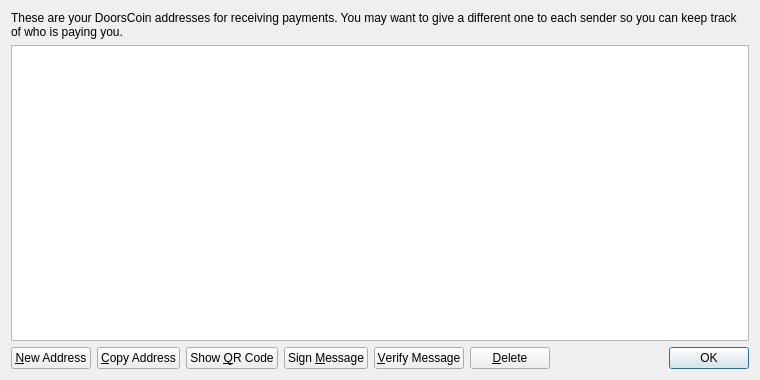
<?xml version="1.0" encoding="UTF-8"?>
<ui version="4.0">
 <class>AddressBookPage</class>
 <widget class="QWidget" name="AddressBookPage">
  <property name="geometry">
   <rect>
    <x>0</x>
    <y>0</y>
    <width>760</width>
    <height>380</height>
   </rect>
  </property>
  <property name="windowTitle">
   <string>Address Book</string>
  </property>
  <layout class="QVBoxLayout" name="verticalLayout">
   <item>
    <widget class="QLabel" name="labelExplanation">
     <property name="text">
      <string>These are your DoorsCoin addresses for receiving payments. You may want to give a different one to each sender so you can keep track of who is paying you.</string>
     </property>
     <property name="textFormat">
      <enum>Qt::PlainText</enum>
     </property>
     <property name="wordWrap">
      <bool>true</bool>
     </property>
    </widget>
   </item>
   <item>
    <widget class="QTableView" name="tableView">
     <property name="contextMenuPolicy">
      <enum>Qt::CustomContextMenu</enum>
     </property>
     <property name="toolTip">
      <string>Double-click to edit address or label</string>
     </property>
     <property name="tabKeyNavigation">
      <bool>false</bool>
     </property>
     <property name="alternatingRowColors">
      <bool>true</bool>
     </property>
     <property name="selectionMode">
      <enum>QAbstractItemView::SingleSelection</enum>
     </property>
     <property name="selectionBehavior">
      <enum>QAbstractItemView::SelectRows</enum>
     </property>
     <property name="sortingEnabled">
      <bool>true</bool>
     </property>
     <attribute name="verticalHeaderVisible">
      <bool>false</bool>
     </attribute>
    </widget>
   </item>
   <item>
    <layout class="QHBoxLayout" name="horizontalLayout">
     <item>
      <widget class="QPushButton" name="newAddressButton">
       <property name="toolTip">
        <string>Create a new address</string>
       </property>
       <property name="text">
        <string>&amp;New Address</string>
       </property>
       <property name="icon">
        <iconset resource="../bitcoin.qrc">
         <normaloff>:/icons/add</normaloff>:/icons/add</iconset>
       </property>
      </widget>
     </item>
     <item>
      <widget class="QPushButton" name="copyToClipboard">
       <property name="toolTip">
        <string>Copy the currently selected address to the system clipboard</string>
       </property>
       <property name="text">
        <string>&amp;Copy Address</string>
       </property>
       <property name="icon">
        <iconset resource="../bitcoin.qrc">
         <normaloff>:/icons/editcopy</normaloff>:/icons/editcopy</iconset>
       </property>
      </widget>
     </item>
     <item>
      <widget class="QPushButton" name="showQRCode">
       <property name="text">
        <string>Show &amp;QR Code</string>
       </property>
       <property name="icon">
        <iconset resource="../bitcoin.qrc">
         <normaloff>:/icons/qrcode</normaloff>:/icons/qrcode</iconset>
       </property>
      </widget>
     </item>
     <item>
      <widget class="QPushButton" name="signMessage">
       <property name="toolTip">
        <string>Sign a message to prove you own a DoorsCoin address</string>
       </property>
       <property name="text">
        <string>Sign &amp;Message</string>
       </property>
       <property name="icon">
        <iconset resource="../bitcoin.qrc">
         <normaloff>:/icons/edit</normaloff>:/icons/edit</iconset>
       </property>
      </widget>
     </item>
     <item>
      <widget class="QPushButton" name="verifyMessage">
       <property name="toolTip">
        <string>Verify a message to ensure it was signed with a specified DoorsCoin address</string>
       </property>
       <property name="text">
        <string>&amp;Verify Message</string>
       </property>
       <property name="icon">
        <iconset resource="../bitcoin.qrc">
         <normaloff>:/icons/transaction_0</normaloff>:/icons/transaction_0</iconset>
       </property>
      </widget>
     </item>
     <item>
      <widget class="QPushButton" name="deleteButton">
       <property name="toolTip">
        <string>Delete the currently selected address from the list</string>
       </property>
       <property name="text">
        <string>&amp;Delete</string>
       </property>
       <property name="icon">
        <iconset resource="../bitcoin.qrc">
         <normaloff>:/icons/remove</normaloff>:/icons/remove</iconset>
       </property>
      </widget>
     </item>
     <item>
      <spacer name="horizontalSpacer">
       <property name="orientation">
        <enum>Qt::Horizontal</enum>
       </property>
       <property name="sizeHint" stdset="0">
        <size>
         <width>40</width>
         <height>20</height>
        </size>
       </property>
      </spacer>
     </item>
     <item>
      <widget class="QDialogButtonBox" name="buttonBox">
       <property name="sizePolicy">
        <sizepolicy hsizetype="Maximum" vsizetype="Fixed">
         <horstretch>0</horstretch>
         <verstretch>0</verstretch>
        </sizepolicy>
       </property>
       <property name="standardButtons">
        <set>QDialogButtonBox::Ok</set>
       </property>
      </widget>
     </item>
    </layout>
   </item>
  </layout>
 </widget>
 <resources>
  <include location="../bitcoin.qrc"/>
 </resources>
 <connections/>
</ui>
